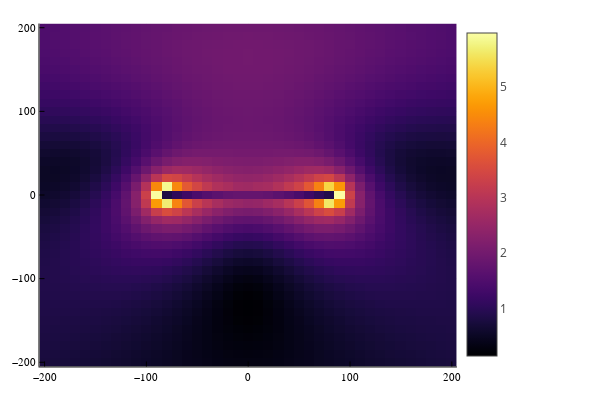

This figure's notebook cell:
### Code cell
heatmap(xA,yA,imagenE)

### Figure 1 — Plotly figure (JSON) as saved in the notebook; plotly's stock layout.template omitted (floating-point values rounded to 4 significant figures; data arrays with more than 128 entries replaced by an {"elided": "..."} marker saying what was removed)
{"data": [{"colorbar": {"len": 0.9525, "title": {"text": ""}, "x": 0.7615, "y": 0.5139}, "colorscale": {"elided": "256x2 mixed values"}, "name": "y1", "showlegend": false, "showscale": true, "type": "heatmap", "x": [-205, -195, -185, -175, -165, -155, -145, -135, -125, -115, -105, -95, -85, -75, -65, -55, -45, -35, -25, -15, -5, 5, 15, 25, 35, 45, 55, 65, 75, 85, 95, 105, 115, 125, 135, 145, 155, 165, 175, 185, 195, 205], "xaxis": "x", "y": [-205, -195, -185, -175, -165, -155, -145, -135, -125, -115, -105, -95, -85, -75, -65, -55, -45, -35, -25, -15, -5, 5, 15, 25, 35, 45, 55, 65, 75, 85, 95, 105, 115, 125, 135, 145, 155, 165, 175, 185, 195, 205], "yaxis": "y", "z": {"elided": "41x41 float values"}, "zmax": 5.963, "zmin": 0.1372}], "layout": {"annotations": [], "height": 400, "legend": {"bgcolor": "rgba(255, 255, 255, 1.000)", "bordercolor": "rgba(0, 0, 0, 1)", "borderwidth": 1, "font": {"color": "rgba(0, 0, 0, 1)", "family": "sans-serif", "size": 11}, "title": {"font": {"color": "rgba(0, 0, 0, 1)", "family": "sans-serif", "size": 15}, "text": ""}, "tracegroupgap": 0, "traceorder": "normal", "x": 1, "xanchor": "auto", "y": 1, "yanchor": "auto"}, "margin": {"b": 20, "l": 0, "r": 0, "t": 20}, "paper_bgcolor": "rgba(255, 255, 255, 1.000)", "plot_bgcolor": "rgba(255, 255, 255, 1.000)", "showlegend": true, "width": 600, "xaxis": {"anchor": "y", "domain": [0.06582, 0.7615], "gridcolor": "rgba(0, 0, 0, 0.1)", "gridwidth": 0.5, "linecolor": "rgba(0, 0, 0, 1)", "mirror": false, "range": [-205, 205], "showgrid": true, "showline": true, "showticklabels": true, "tickangle": 0, "tickcolor": "rgb(0, 0, 0)", "tickfont": {"color": "rgba(0, 0, 0, 1)", "family": "sans-serif", "size": 11}, "tickmode": "array", "ticks": "inside", "ticktext": ["−200", "−100", "0", "100", "200"], "tickvals": [-200, -100, 0, 100, 200], "title": {"font": {"color": "rgba(0, 0, 0, 1)", "family": "sans-serif", "size": 15}, "text": ""}, "type": "linear", "visible": true, "zeroline": false, "zerolinecolor": "rgba(0, 0, 0, 1)"}, "yaxis": {"anchor": "x", "domain": [0.03762, 0.9902], "gridcolor": "rgba(0, 0, 0, 0.1)", "gridwidth": 0.5, "linecolor": "rgba(0, 0, 0, 1)", "mirror": false, "range": [-205, 205], "showgrid": true, "showline": true, "showticklabels": true, "tickangle": 0, "tickcolor": "rgb(0, 0, 0)", "tickfont": {"color": "rgba(0, 0, 0, 1)", "family": "sans-serif", "size": 11}, "tickmode": "array", "ticks": "inside", "ticktext": ["−200", "−100", "0", "100", "200"], "tickvals": [-200, -100, 0, 100, 200], "title": {"font": {"color": "rgba(0, 0, 0, 1)", "family": "sans-serif", "size": 15}, "text": ""}, "type": "linear", "visible": true, "zeroline": false, "zerolinecolor": "rgba(0, 0, 0, 1)"}}}
